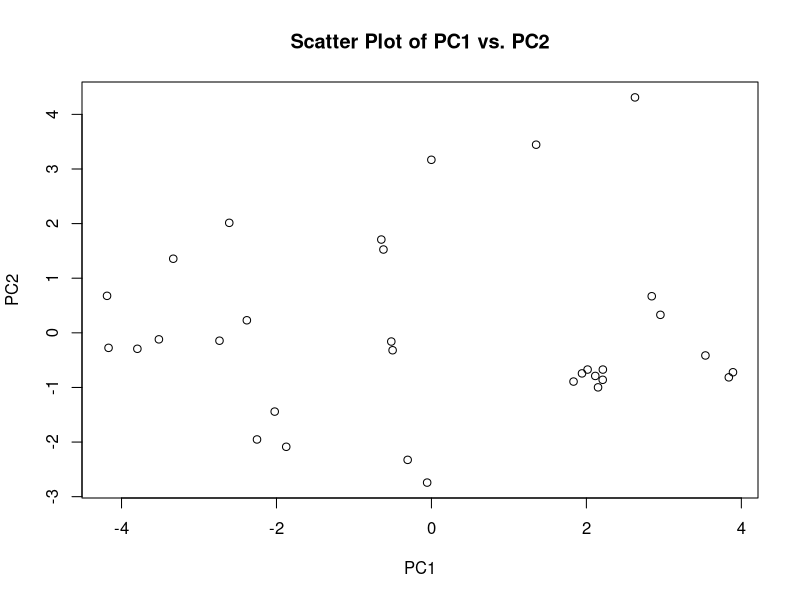

Here is the R script that generated this plot:
# Dimensionality reduction using Principal Component Analysis (PCA)

# Load mtcars dataset
data(mtcars)

# Perform PCA on the dataset
pca_result = prcomp(mtcars[, c(1:11)], scale = TRUE)

# Explore the PCA results
summary(pca_result)
pc1 <- pca_result$x[, 1]
pc2 <- pca_result$x[, 2]

# Visualize the PCA result
plot(pc1, pc2, xlab = "PC1", ylab = "PC2", main = "Scatter Plot of PC1 vs. PC2")
